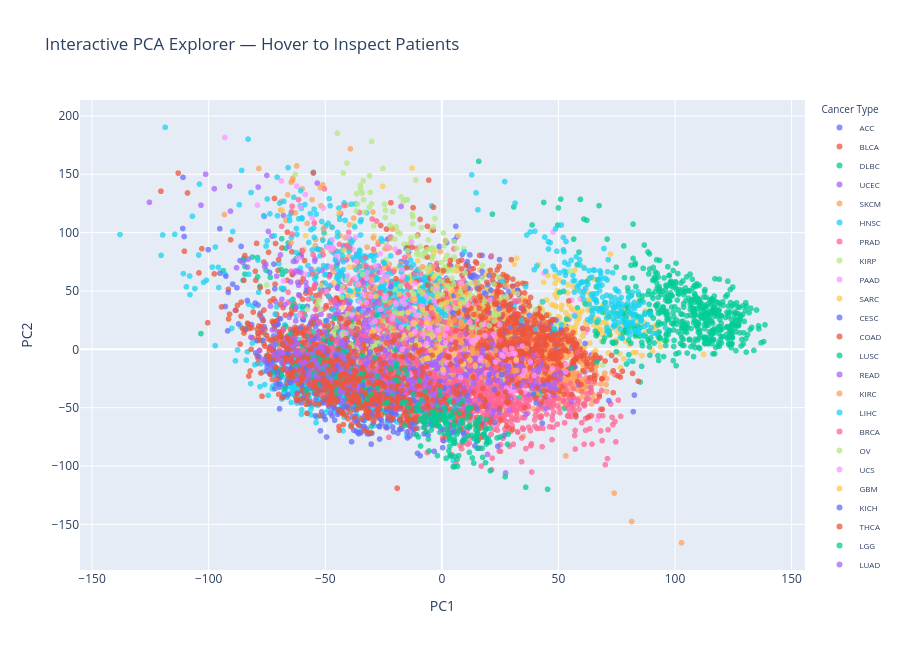

Notebook code cell kept with this figure:
### Markdown cell above
<div style="background-color:#0f2438; color:#d6f3ff; padding:16px 20px; border-left:8px double #5ec8ff; border-radius:12px; max-width:95%; margin:16px auto;">
  <b style="font-size:120%;">🖱️ Interactive Dashboard (Plotly)</b>
  <p style='margin:8px 0 0 0; color:#9fdcff; opacity:0.9;'>Hoverable, zoomable chart — the task explicitly asks for interactive dashboards (Plotly/Dash/Tableau).</p>
</div>

### Code cell
# ============================================================
# MILESTONE 2.8 — INTERACTIVE DASHBOARD (PLOTLY)
# ============================================================
# !pip install plotly --quiet   # uncomment if plotly isn't installed
import plotly.express as px

fig_interactive = px.scatter(
    pca_df, x='PC1', y='PC2', color='Cancer Type',
    title='Interactive PCA Explorer — Hover to Inspect Patients',
    opacity=0.75, width=900, height=650
)
fig_interactive.update_layout(legend=dict(font=dict(size=8)))
fig_interactive.show()

### Figure 1 — Plotly figure (JSON) as saved in the notebook; plotly's stock layout.template omitted (floating-point values rounded to 4 significant figures; data arrays with more than 128 entries replaced by an {"elided": "..."} marker saying what was removed)
{"data": [{"hovertemplate": "Cancer Type=ACC<br>PC1=%{x}<br>PC2=%{y}<extra></extra>", "legendgroup": "ACC", "marker": {"color": "#636efa", "opacity": 0.75, "symbol": "circle"}, "mode": "markers", "name": "ACC", "showlegend": true, "type": "scattergl", "x": [17.25, 34.39, 20.45, 21.05, 15.06, -3.546, -7.36, 32.47, 9.783, -59.69, 12.12, 30.56, -23.33, 28.75, 5.53, 25.15, 12.75, 12.53, 25.9, -1.366, 13.34, -9.409, 21.46, 32.65, 7.484, 28.53, 35.53, 38.49, 24.74, 12.39, 25.03, 1.956, 9.403, -14.29, 10.52, 24.67, -17.43, 14.02, 10.93, -3.278, 21.29, -2.391, 27.14, 8.749, 18.33, 10.22, 9.829, -8.111, 5.951, 12.78, 22.37, 3.73, 46.9, 6.577, 5.311, 31.83, -15.3, 2.035, -1.279, -5.041, 26.19, 14.27, 19.27, 36.41, 15.31, 12.91, 45.69, 30.55, 31.61, 35.06, 26.59, 43.1, 35.77, -19.84, 27.36, 16.86, 36.12, 16.19, 8.693], "xaxis": "x", "y": [62.42, 4.346, 51.25, 79.26, 61.95, 45.7, 35.27, 50.62, 50.18, 25.78, 62.61, 53.93, 94.29, 49.62, 57.02, 58.35, 62.7, 62.15, 35.31, 23.86, 41.7, 59.45, 40.54, 22.5, 39.91, 37.69, 5.47, 18.96, 76.86, 13.79, 13.09, 60.81, 55.65, 83.3, 72.74, 37.05, 75.16, 57.82, 75.06, 38.22, 27.06, 71.61, 53.47, 81.37, 48.66, 56.53, 51.12, 27.0, 105.5, 37.24, 56.73, 71.55, 22.3, 96.58, 93.31, 40.56, 74.52, 91.42, 49.61, 71.93, 56.54, 40.17, 52.85, 21.56, 56.9, 61.72, 28.99, 23.38, 29.84, 31.14, 46.53, 25.28, 32.15, 15.77, 30.39, 46.11, 4.144, 35.03, 15.49], "yaxis": "y"}, {"hovertemplate": "Cancer Type=BLCA<br>PC1=%{x}<br>PC2=%{y}<extra></extra>", "legendgroup": "BLCA", "marker": {"color": "#EF553B", "opacity": 0.75, "symbol": "circle"}, "mode": "markers", "name": "BLCA", "showlegend": true, "type": "scattergl", "x": {"elided": "427 float values"}, "xaxis": "x", "y": {"elided": "427 float values"}, "yaxis": "y"}, {"hovertemplate": "Cancer Type=DLBC<br>PC1=%{x}<br>PC2=%{y}<extra></extra>", "legendgroup": "DLBC", "marker": {"color": "#00cc96", "opacity": 0.75, "symbol": "circle"}, "mode": "markers", "name": "DLBC", "showlegend": true, "type": "scattergl", "x": [-78.02, -45.48, -46.6, -27.96, -26.15, -60.13, -33.05, -55.02, -41.57, -79.04, -84.44, -73.6, -81.23, -75.41, -84.43, -68.39, -50.54, -31.91, -63.84, -40.76, -54.08, -44.98, -79.07, -61.31, -68.96, -65.9, -93.72, -66.93, -85.02, -62.54, -16.86, -31.41, -66.87, -32.85, -54.35, -48.26, -8.729, -13.78, -44.31, -6.017, -84.71, -29.36, -23.53, -42.08, -63.92, -34.29, -68.68, -61.72], "xaxis": "x", "y": [53.98, 26.7, 2.113, 9.442, 0.4012, -6.21, -0.2447, 22.75, -0.7425, 62.0, 70.92, 61.65, 79.06, 67.75, 64.38, 64.2, -22.04, -36.15, 42.74, -0.3346, 62.26, 72.2, 78.64, 80.85, 68.36, 91.06, 67.35, 67.04, 77.8, 77.51, -24.66, -1.706, 86.6, -32.1, 2.0, -29.95, -35.44, -18.41, -13.15, -29.2, 76.54, -25.92, -11.59, -10.17, 37.08, -7.296, 94.74, 14.29], "yaxis": "y"}, {"hovertemplate": "Cancer Type=UCEC<br>PC1=%{x}<br>PC2=%{y}<extra></extra>", "legendgroup": "UCEC", "marker": {"color": "#ab63fa", "opacity": 0.75, "symbol": "circle"}, "mode": "markers", "name": "UCEC", "showlegend": true, "type": "scattergl", "x": {"elided": "555 float values"}, "xaxis": "x", "y": {"elided": "555 float values"}, "yaxis": "y"}, {"hovertemplate": "Cancer Type=SKCM<br>PC1=%{x}<br>PC2=%{y}<extra></extra>", "legendgroup": "SKCM", "marker": {"color": "#FFA15A", "opacity": 0.75, "symbol": "circle"}, "mode": "markers", "name": "SKCM", "showlegend": true, "type": "scattergl", "x": {"elided": "473 float values"}, "xaxis": "x", "y": {"elided": "473 float values"}, "yaxis": "y"}, {"hovertemplate": "Cancer Type=HNSC<br>PC1=%{x}<br>PC2=%{y}<extra></extra>", "legendgroup": "HNSC", "marker": {"color": "#19d3f3", "opacity": 0.75, "symbol": "circle"}, "mode": "markers", "name": "HNSC", "showlegend": true, "type": "scattergl", "x": {"elided": "566 float values"}, "xaxis": "x", "y": {"elided": "566 float values"}, "yaxis": "y"}, {"hovertemplate": "Cancer Type=PRAD<br>PC1=%{x}<br>PC2=%{y}<extra></extra>", "legendgroup": "PRAD", "marker": {"color": "#FF6692", "opacity": 0.75, "symbol": "circle"}, "mode": "markers", "name": "PRAD", "showlegend": true, "type": "scattergl", "x": {"elided": "550 float values"}, "xaxis": "x", "y": {"elided": "550 float values"}, "yaxis": "y"}, {"hovertemplate": "Cancer Type=KIRP<br>PC1=%{x}<br>PC2=%{y}<extra></extra>", "legendgroup": "KIRP", "marker": {"color": "#B6E880", "opacity": 0.75, "symbol": "circle"}, "mode": "markers", "name": "KIRP", "showlegend": true, "type": "scattergl", "x": {"elided": "323 float values"}, "xaxis": "x", "y": {"elided": "323 float values"}, "yaxis": "y"}, {"hovertemplate": "Cancer Type=PAAD<br>PC1=%{x}<br>PC2=%{y}<extra></extra>", "legendgroup": "PAAD", "marker": {"color": "#FF97FF", "opacity": 0.75, "symbol": "circle"}, "mode": "markers", "name": "PAAD", "showlegend": true, "type": "scattergl", "x": {"elided": "183 float values"}, "xaxis": "x", "y": {"elided": "183 float values"}, "yaxis": "y"}, {"hovertemplate": "Cancer Type=SARC<br>PC1=%{x}<br>PC2=%{y}<extra></extra>", "legendgroup": "SARC", "marker": {"color": "#FECB52", "opacity": 0.75, "symbol": "circle"}, "mode": "markers", "name": "SARC", "showlegend": true, "type": "scattergl", "x": {"elided": "265 float values"}, "xaxis": "x", "y": {"elided": "265 float values"}, "yaxis": "y"}, {"hovertemplate": "Cancer Type=CESC<br>PC1=%{x}<br>PC2=%{y}<extra></extra>", "legendgroup": "CESC", "marker": {"color": "#636efa", "opacity": 0.75, "symbol": "circle"}, "mode": "markers", "name": "CESC", "showlegend": true, "type": "scattergl", "x": {"elided": "309 float values"}, "xaxis": "x", "y": {"elided": "309 float values"}, "yaxis": "y"}, {"hovertemplate": "Cancer Type=COAD<br>PC1=%{x}<br>PC2=%{y}<extra></extra>", "legendgroup": "COAD", "marker": {"color": "#EF553B", "opacity": 0.75, "symbol": "circle"}, "mode": "markers", "name": "COAD", "showlegend": true, "type": "scattergl", "x": {"elided": "492 float values"}, "xaxis": "x", "y": {"elided": "492 float values"}, "yaxis": "y"}, {"hovertemplate": "Cancer Type=LUSC<br>PC1=%{x}<br>PC2=%{y}<extra></extra>", "legendgroup": "LUSC", "marker": {"color": "#00cc96", "opacity": 0.75, "symbol": "circle"}, "mode": "markers", "name": "LUSC", "showlegend": true, "type": "scattergl", "x": {"elided": "552 float values"}, "xaxis": "x", "y": {"elided": "552 float values"}, "yaxis": "y"}, {"hovertemplate": "Cancer Type=READ<br>PC1=%{x}<br>PC2=%{y}<extra></extra>", "legendgroup": "READ", "marker": {"color": "#ab63fa", "opacity": 0.75, "symbol": "circle"}, "mode": "markers", "name": "READ", "showlegend": true, "type": "scattergl", "x": {"elided": "170 float values"}, "xaxis": "x", "y": {"elided": "170 float values"}, "yaxis": "y"}, {"hovertemplate": "Cancer Type=KIRC<br>PC1=%{x}<br>PC2=%{y}<extra></extra>", "legendgroup": "KIRC", "marker": {"color": "#FFA15A", "opacity": 0.75, "symbol": "circle"}, "mode": "markers", "name": "KIRC", "showlegend": true, "type": "scattergl", "x": {"elided": "606 float values"}, "xaxis": "x", "y": {"elided": "606 float values"}, "yaxis": "y"}, {"hovertemplate": "Cancer Type=LIHC<br>PC1=%{x}<br>PC2=%{y}<extra></extra>", "legendgroup": "LIHC", "marker": {"color": "#19d3f3", "opacity": 0.75, "symbol": "circle"}, "mode": "markers", "name": "LIHC", "showlegend": true, "type": "scattergl", "x": {"elided": "423 float values"}, "xaxis": "x", "y": {"elided": "423 float values"}, "yaxis": "y"}, {"hovertemplate": "Cancer Type=BRCA<br>PC1=%{x}<br>PC2=%{y}<extra></extra>", "legendgroup": "BRCA", "marker": {"color": "#FF6692", "opacity": 0.75, "symbol": "circle"}, "mode": "markers", "name": "BRCA", "showlegend": true, "type": "scattergl", "x": {"elided": "1215 float values"}, "xaxis": "x", "y": {"elided": "1215 float values"}, "yaxis": "y"}, {"hovertemplate": "Cancer Type=OV<br>PC1=%{x}<br>PC2=%{y}<extra></extra>", "legendgroup": "OV", "marker": {"color": "#B6E880", "opacity": 0.75, "symbol": "circle"}, "mode": "markers", "name": "OV", "showlegend": true, "type": "scattergl", "x": {"elided": "308 float values"}, "xaxis": "x", "y": {"elided": "308 float values"}, "yaxis": "y"}, {"hovertemplate": "Cancer Type=UCS<br>PC1=%{x}<br>PC2=%{y}<extra></extra>", "legendgroup": "UCS", "marker": {"color": "#FF97FF", "opacity": 0.75, "symbol": "circle"}, "mode": "markers", "name": "UCS", "showlegend": true, "type": "scattergl", "x": [7.177, -12.16, 2.911, -33.53, -24.82, -26.47, 0.06798, 12.4, 1.713, -1.611, -0.9968, -28.44, -1.997, -17.09, 4.052, -12.13, 8.065, -5.425, 6.075, 2.347, -42.94, 5.162, -55.52, -61.54, -3.213, -7.215, -37.18, 39.48, 7.812, -9.135, 11.13, 17.62, 6.557, -3.303, -7.692, -14.1, -67.85, -31.45, 23.71, 31.54, 12.3, -5.202, 5.002, 5.016, 21.84, -29.98, 15.86, -36.28, -2.058, -1.119, 13.84, -30.25, -7.919, 12.74, 1.79, -44.98, -26.29], "xaxis": "x", "y": [28.76, 45.87, 34.56, 47.25, 61.55, 81.79, 15.27, -1.19, 48.4, 2.477, 2.438, 71.77, 52.44, 41.23, -17.47, -1.623, 10.16, 18.32, 0.03573, -7.139, 50.53, 35.52, 112.5, 78.1, 17.61, 21.51, 61.4, -9.232, -0.05803, 1.069, 11.22, 7.109, 14.84, 41.93, 34.06, 33.14, 58.56, 18.05, 13.6, -4.209, 2.01, 9.228, -2.643, -6.827, 8.443, 58.1, 25.0, 4.106, 38.9, 16.05, 15.49, 22.44, -15.48, 5.158, -2.28, 80.1, 34.19], "yaxis": "y"}, {"hovertemplate": "Cancer Type=GBM<br>PC1=%{x}<br>PC2=%{y}<extra></extra>", "legendgroup": "GBM", "marker": {"color": "#FECB52", "opacity": 0.75, "symbol": "circle"}, "mode": "markers", "name": "GBM", "showlegend": true, "type": "scattergl", "x": {"elided": "166 float values"}, "xaxis": "x", "y": {"elided": "166 float values"}, "yaxis": "y"}, {"hovertemplate": "Cancer Type=KICH<br>PC1=%{x}<br>PC2=%{y}<extra></extra>", "legendgroup": "KICH", "marker": {"color": "#636efa", "opacity": 0.75, "symbol": "circle"}, "mode": "markers", "name": "KICH", "showlegend": true, "type": "scattergl", "x": [26.68, 13.78, 45.41, 41.6, 17.26, 42.0, 17.24, 10.82, 26.71, 41.95, 25.69, 18.87, 27.09, 32.86, 43.83, 35.22, 29.9, 24.41, 27.08, 29.46, 19.74, 11.74, 34.23, 31.26, 29.91, 20.23, 43.83, 48.65, 36.46, 12.49, 15.28, 21.03, 39.54, 33.53, 32.89, 24.57, 12.01, 20.9, 32.91, 32.0, 29.79, 41.56, 32.53, 9.829, 61.41, 38.14, 48.88, 34.14, 46.72, 31.56, 51.16, 11.1, 56.92, -12.49, 34.76, 9.175, 47.24, 37.25, 33.58, 27.84, 37.56, 21.16, 43.68, 38.67, 32.82, 11.43, 51.11, 34.97, 49.0, 38.35, 55.76, 47.49, 51.23, 42.54, 56.45, 25.67, 57.69, -21.88, 4.627, 34.72, 27.98, 20.3, -1.071, 31.49, 34.52, 21.31, 11.29, -1.206, 48.78, 23.39, 29.63], "xaxis": "x", "y": [3.315, 63.54, 18.34, -13.79, 66.8, 19.6, 80.47, 66.41, 13.73, 9.796, 28.2, 47.33, 15.83, 47.04, -30.07, 17.48, 27.46, 2.8, 4.106, 38.03, 55.45, 14.94, 35.2, 28.54, -5.266, 31.35, 3.477, -5.628, 4.952, 63.63, 52.23, 50.58, 14.86, 3.93, 5.632, 34.89, 80.89, 1.559, 23.01, 23.44, -3.471, 5.012, 50.75, 33.96, 4.941, -4.343, -0.007822, -1.773, 22.77, 11.15, 17.21, 27.96, -15.15, -13.49, 12.86, 6.635, 16.25, -1.188, 20.88, 3.71, 29.14, 43.83, 19.31, -0.2907, 17.03, 71.1, 16.25, 19.29, 24.99, 0.04742, 1.036, 13.59, 14.01, -1.218, -10.92, 21.92, 4.167, 53.51, 31.21, 3.134, 37.25, 63.26, 88.17, -13.49, 19.18, 21.89, 52.37, 56.83, 12.14, 38.52, 18.9], "yaxis": "y"}, {"hovertemplate": "Cancer Type=THCA<br>PC1=%{x}<br>PC2=%{y}<extra></extra>", "legendgroup": "THCA", "marker": {"color": "#EF553B", "opacity": 0.75, "symbol": "circle"}, "mode": "markers", "name": "THCA", "showlegend": true, "type": "scattergl", "x": {"elided": "572 float values"}, "xaxis": "x", "y": {"elided": "572 float values"}, "yaxis": "y"}, {"hovertemplate": "Cancer Type=LGG<br>PC1=%{x}<br>PC2=%{y}<extra></extra>", "legendgroup": "LGG", "marker": {"color": "#00cc96", "opacity": 0.75, "symbol": "circle"}, "mode": "markers", "name": "LGG", "showlegend": true, "type": "scattergl", "x": {"elided": "529 float values"}, "xaxis": "x", "y": {"elided": "529 float values"}, "yaxis": "y"}, {"hovertemplate": "Cancer Type=LUAD<br>PC1=%{x}<br>PC2=%{y}<extra></extra>", "legendgroup": "LUAD", "marker": {"color": "#ab63fa", "opacity": 0.75, "symbol": "circle"}, "mode": "markers", "name": "LUAD", "showlegend": true, "type": "scattergl", "x": {"elided": "576 float values"}, "xaxis": "x", "y": {"elided": "576 float values"}, "yaxis": "y"}, {"hovertemplate": "Cancer Type=MESO<br>PC1=%{x}<br>PC2=%{y}<extra></extra>", "legendgroup": "MESO", "marker": {"color": "#FFA15A", "opacity": 0.75, "symbol": "circle"}, "mode": "markers", "name": "MESO", "showlegend": true, "type": "scattergl", "x": [-14.57, -30.4, 5.564, -16.27, 3.232, -33.7, 8.262, 15.07, -1.639, 8.583, 24.11, 17.69, 13.18, 17.96, -0.9434, -0.273, 5.587, 8.648, -10.95, -20.72, -6.229, 6.244, 9.88, 13.1, 7.62, -2.354, 0.8046, 15.05, -27.87, -5.84, -25.57, -26.01, -50.68, -12.5, -12.82, 11.26, -11.83, -22.31, 3.276, -8.11, -36.23, -9.952, 8.304, 13.01, 8.897, -29.45, -52.09, 8.634, 8.252, -9.263, -7.311, 8.315, -0.693, -10.58, 35.81, -30.18, 12.52, 9.571, -24.83, 11.82, -2.11, 0.5391, -7.715, 3.089, 36.26, -25.57, -4.517, -10.06, 4.778, -2.022, -17.03, 32.11, 33.5, -3.163, 30.86, 5.622, 1.302, 12.83, 13.1, 3.463, -11.1, 19.67, 23.03, -2.578, 17.08, 8.215, 0.8126], "xaxis": "x", "y": [46.16, 12.49, 10.53, 5.863, 22.37, 3.565, 6.298, -3.329, -1.172, 5.452, -22.23, -10.06, -3.279, -24.14, 26.42, 12.96, 25.07, 10.57, -6.162, 17.65, -7.287, 0.6574, 52.41, -1.266, 9.299, 24.5, 17.38, 11.98, -0.6518, 15.98, 19.47, 24.53, 103.5, 22.93, 42.12, -6.651, -14.2, 39.99, 8.957, 49.64, 55.21, 4.071, 22.44, 0.9005, -12.26, 95.48, 138.5, -16.26, 24.11, 37.17, 13.58, 19.59, 13.04, -3.025, -23.0, 59.67, 15.55, 0.3379, 45.16, -13.98, -2.255, -10.27, -9.026, -3.765, 0.6881, 58.85, 23.23, 13.31, -21.75, 2.762, -13.26, -18.17, -24.07, -0.1563, -18.25, -0.1312, -9.333, -23.36, 11.43, -27.89, 24.75, -13.09, -1.146, -2.579, -24.08, 55.62, -18.28], "yaxis": "y"}, {"hovertemplate": "Cancer Type=PCPG<br>PC1=%{x}<br>PC2=%{y}<extra></extra>", "legendgroup": "PCPG", "marker": {"color": "#19d3f3", "opacity": 0.75, "symbol": "circle"}, "mode": "markers", "name": "PCPG", "showlegend": true, "type": "scattergl", "x": {"elided": "187 float values"}, "xaxis": "x", "y": {"elided": "187 float values"}, "yaxis": "y"}, {"hovertemplate": "Cancer Type=TGCT<br>PC1=%{x}<br>PC2=%{y}<extra></extra>", "legendgroup": "TGCT", "marker": {"color": "#FF6692", "opacity": 0.75, "symbol": "circle"}, "mode": "markers", "name": "TGCT", "showlegend": true, "type": "scattergl", "x": {"elided": "139 float values"}, "xaxis": "x", "y": {"elided": "139 float values"}, "yaxis": "y"}, {"hovertemplate": "Cancer Type=UVM<br>PC1=%{x}<br>PC2=%{y}<extra></extra>", "legendgroup": "UVM", "marker": {"color": "#B6E880", "opacity": 0.75, "symbol": "circle"}, "mode": "markers", "name": "UVM", "showlegend": true, "type": "scattergl", "x": [8.416, -1.981, -16.58, -31.03, -18.95, -33.74, -40.73, -44.84, -24.18, -12.51, 12.71, -20.1, 1.611, -12.34, -6.47, 22.47, -12.0, -5.785, 7.952, -34.16, -5.571, -34.83, 20.35, 1.9, 5.047, -0.2449, -30.15, -42.24, -0.1864, -2.255, -2.994, 15.37, 9.93, -30.12, 18.33, -30.7, 24.39, -9.578, -1.48, 1.453, -10.82, 6.103, 0.8535, 22.38, -24.27, 12.76, -36.13, -3.919, -31.11, -33.58, -8.204, -0.7347, 17.13, -12.42, -36.66, -29.23, -3.949, -11.19, 22.42, -14.74, 27.71, 25.88, 9.978, 40.16, 32.39, -2.955, -4.0, -25.26, -7.249, -4.971, -36.51, -14.72, -23.82, -10.7, 0.1625, 55.11, -3.597, 2.761, -15.41, -22.19], "xaxis": "x", "y": [40.09, 48.34, 126.7, 148.6, 100.9, 144.3, 159.5, 185.1, 119.2, 113.5, 18.86, 94.48, 92.83, 47.82, 85.11, 30.92, 47.41, 93.73, 49.54, 133.8, 69.16, 137.2, 20.21, 34.34, 55.45, 38.52, 178.1, 151.1, 74.32, 52.7, 112.1, 16.49, 40.41, 124.8, 41.28, 134.4, 29.96, 50.22, 46.44, 77.26, 96.99, 35.15, 88.67, 24.19, 112.9, 56.71, 124.5, 51.55, 121.7, 128.2, 47.64, 58.26, 21.12, 107.4, 118.5, 105.8, 79.45, 145.1, 55.71, 128.1, 44.78, 44.82, 65.41, 34.04, 47.73, 63.13, 87.23, 155.0, 82.25, 86.05, 133.4, 84.38, 90.41, 81.65, 47.22, 67.04, 104.8, 54.33, 128.2, 106.3], "yaxis": "y"}, {"hovertemplate": "Cancer Type=THYM<br>PC1=%{x}<br>PC2=%{y}<extra></extra>", "legendgroup": "THYM", "marker": {"color": "#FF97FF", "opacity": 0.75, "symbol": "circle"}, "mode": "markers", "name": "THYM", "showlegend": true, "type": "scattergl", "x": [-17.35, 20.6, -47.12, -2.493, 31.95, -21.36, -61.08, -15.48, -10.28, -11.06, -32.39, -6.788, 18.51, -25.81, -16.96, -6.244, -28.64, -11.53, -50.8, -12.14, -49.1, 8.379, -6.559, -7.996, 4.631, -0.4108, -16.94, -68.81, -40.04, -62.25, -12.97, 8.066, 41.43, -21.2, 2.142, 27.14, 15.41, -35.49, -46.96, -5.328, -23.24, -23.85, 3.145, 12.62, 26.42, 2.893, -15.83, -23.46, -60.49, -47.93, -19.94, -5.736, 0.7106, 1.419, -11.68, 1.577, -20.76, -24.55, 14.09, 45.29, -7.934, 23.08, -16.99, -35.88, 24.78, 22.17, -11.62, 11.05, 37.94, 2.166, 34.52, -12.35, -20.08, -11.96, 27.72, -3.106, 25.61, -47.36, -13.05, -6.747, 3.897, 9.21, -11.62, -46.53, -93.06, -36.95, -36.65, 53.21, -15.78, 39.52, 16.41, -14.7, 18.19, 29.94, 19.0, 47.35, 30.63, -38.54, 34.72, -32.01, -19.51, 53.38, 16.69, -1.837, -8.311, -32.24, 31.42, 11.96, 28.81, 28.92, 35.42, -40.42, -5.527, 30.93, -30.38, -41.11, -58.61, -5.265, -25.41, -47.43, 35.58, -58.54], "xaxis": "x", "y": [19.07, 42.21, 87.5, 52.03, -9.949, 25.99, 29.34, 9.72, 29.06, 29.2, 40.23, 45.68, 11.58, 58.11, 68.01, 20.2, 23.99, 41.2, 121.0, 33.33, 87.45, 56.45, 5.15, 12.56, 8.213, -30.7, 62.03, 144.3, 96.36, 139.9, 91.89, -24.19, -9.728, 11.8, -11.62, -0.5395, 9.898, 40.85, 93.84, 18.35, 62.54, 45.78, -1.493, 6.99, -5.785, 36.04, 38.96, 88.4, 121.8, 86.65, 39.98, 25.9, -20.15, 11.85, 13.94, 5.732, 28.73, 44.38, 8.153, -39.35, 2.626, -10.87, 0.08584, 56.09, 20.98, 13.03, 56.29, 37.97, -10.72, 17.79, 2.737, 21.66, 85.99, 23.2, -33.32, 12.1, -4.674, 70.95, -21.48, 26.23, -1.091, -12.97, 15.33, 86.82, 181.5, 95.97, 75.41, -19.25, 44.25, -22.54, -9.397, 31.25, 21.46, 0.5676, -20.2, -16.37, -3.591, 29.46, -22.31, 65.64, 38.9, -12.96, -7.332, 16.39, 36.74, 61.01, -3.894, 23.13, -4.209, -35.29, -18.38, 63.25, -17.22, -36.66, 45.48, 13.54, 64.27, 17.99, 65.8, 85.39, -36.29, 132.6], "yaxis": "y"}, {"hovertemplate": "Cancer Type=CHOL<br>PC1=%{x}<br>PC2=%{y}<extra></extra>", "legendgroup": "CHOL", "marker": {"color": "#FECB52", "opacity": 0.75, "symbol": "circle"}, "mode": "markers", "name": "CHOL", "showlegend": true, "type": "scattergl", "x": [-0.7498, -6.381, -2.194, -29.97, -6.711, -13.26, -44.07, -9.688, -11.69, -39.73, -5.065, -40.14, 5.021, -3.743, 12.05, -4.317, -6.976, -4.827, -2.086, -3.207, -33.21, 7.633, 9.123, -3.291, 3.89, -5.73, 1.97, 14.36, -28.23, 0.8984, -41.98, -46.23, -18.27, -16.28, -14.51, -8.303, -3.993, 0.4457, -0.7522, -11.93, -1.036, 31.9, -9.516, -29.81, -2.026], "xaxis": "x", "y": [-0.8299, 22.76, -2.729, -2.317, -7.846, 12.68, 117.0, 3.893, 43.33, 70.53, 67.24, 45.96, -4.754, 61.2, -9.247, 35.54, 30.38, -0.9254, 54.86, -5.941, -3.108, 39.28, -12.69, -3.303, 50.34, -7.697, 40.23, -14.46, 45.46, 38.54, 85.05, 57.0, 47.76, 11.64, 31.72, 33.74, 11.28, -17.18, 1.545, 22.16, 9.454, -8.623, -2.707, 14.73, 45.43], "yaxis": "y"}, {"hovertemplate": "Cancer Type=ESCA<br>PC1=%{x}<br>PC2=%{y}<extra></extra>", "legendgroup": "ESCA", "marker": {"color": "#636efa", "opacity": 0.75, "symbol": "circle"}, "mode": "markers", "name": "ESCA", "showlegend": true, "type": "scattergl", "x": {"elided": "196 float values"}, "xaxis": "x", "y": {"elided": "196 float values"}, "yaxis": "y"}, {"hovertemplate": "Cancer Type=STAD<br>PC1=%{x}<br>PC2=%{y}<extra></extra>", "legendgroup": "STAD", "marker": {"color": "#EF553B", "opacity": 0.75, "symbol": "circle"}, "mode": "markers", "name": "STAD", "showlegend": true, "type": "scattergl", "x": {"elided": "450 float values"}, "xaxis": "x", "y": {"elided": "450 float values"}, "yaxis": "y"}, {"hovertemplate": "Cancer Type=LAML<br>PC1=%{x}<br>PC2=%{y}<extra></extra>", "legendgroup": "LAML", "marker": {"color": "#00cc96", "opacity": 0.75, "symbol": "circle"}, "mode": "markers", "name": "LAML", "showlegend": true, "type": "scattergl", "x": {"elided": "173 float values"}, "xaxis": "x", "y": {"elided": "173 float values"}, "yaxis": "y"}], "layout": {"height": 650, "legend": {"font": {"size": 8}, "title": {"text": "Cancer Type"}, "tracegroupgap": 0}, "title": {"text": "Interactive PCA Explorer — Hover to Inspect Patients"}, "width": 900, "xaxis": {"anchor": "y", "domain": [0, 1], "title": {"text": "PC1"}}, "yaxis": {"anchor": "x", "domain": [0, 1], "title": {"text": "PC2"}}}}
